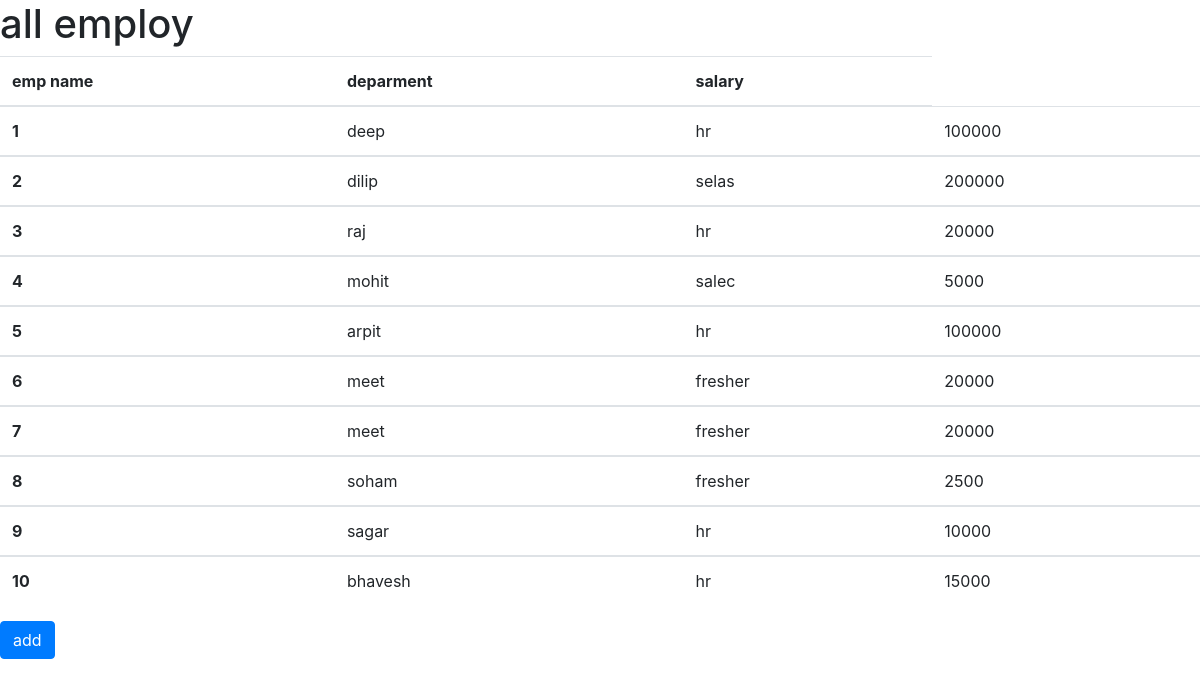
The page / on the database its author committed.
### app/models.py (models this page shows)
class emp(models.Model):
    emp_nm=models.CharField(max_length=100)
    dep=models.CharField(max_length=100)
    salary=models.IntegerField()

### app/views.py (the view)
# urls.py: path('', views.index, name='index'),
def index(request):
    user=emp.objects.all()
    contant={
        'user':user
    }
    return render(request,'index.html',contant)

### app/templates/index.html (shortened to what this page needs)
<!doctype html>
<html lang="en">
  <head>
    <link rel="stylesheet" href="https://cdn.jsdelivr.net/npm/bootstrap@4.4.1/dist/css/bootstrap.min.css">
  </head>
  <body>
    <h1> all employ</h1>
    <table class="table">
  <thead>
    <tr>
      <th scope="col">emp name</th>
      <th scope="col">deparment</th>
      <th scope="col">salary</th>
    </tr>
  </thead>
  {% for user in user %}
   <tbody>
    <tr>
      <th scope="row">{{user.id}}</th>
      <td>{{user.emp_nm}}</td>
      <td>{{user.dep}}</td>
      <td>{{user.salary}}</td>
    </tr>
  {% endfor %}
  </tbody>
</table>
    <a class="btn btn-primary" href="{% url "add" %}" role="button">add</a>
  </body>
</html>

### rows shown on the page
emp: id "1", emp_nm "deep", dep "hr", salary "100000"
emp: id "2", emp_nm "dilip", dep "selas", salary "200000"
emp: id "3", emp_nm "raj", dep "hr", salary "20000"
emp: id "4", emp_nm "mohit", dep "salec", salary "5000"
emp: id "5", emp_nm "arpit", dep "hr", salary "100000"
emp: id "6", emp_nm "meet", dep "fresher", salary "20000"
emp: id "7", emp_nm "meet", dep "fresher", salary "20000"
emp: id "8", emp_nm "soham", dep "fresher", salary "2500"
emp: id "9", emp_nm "sagar", dep "hr", salary "10000"
emp: id "10", emp_nm "bhavesh", dep "hr", salary "15000"
